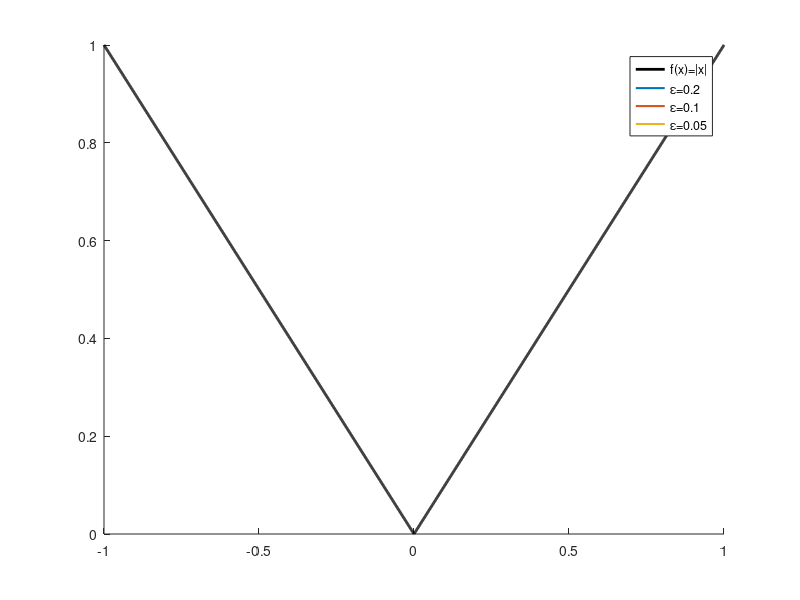

Source code (MATLAB):
%% MATLAB 1
clc; clear;

f = @(x,y) x.^2 - y.^2;

a = [0,0];
r = 1;

theta = linspace(0,2*pi,100000);
x = a(1) + r*cos(theta);
y = a(2) + r*sin(theta);

u_boundary = f(x,y);
mean_boundary = trapz(theta, u_boundary) / (2*pi);

u_center = f(a(1), a(2));

disp(mean_boundary)
disp(u_center)

%% MATLAB 2
clc; clear;

f = @(x) abs(x);

x = linspace(-1,1,2000);
eps_vals = [0.2 0.1 0.05];

figure
hold on

plot(x, f(x), 'k', 'LineWidth', 2)

for e = eps_vals
    eta = @(t) (1/e) * exp(-1./(1 - (t/e).^2)) .* (abs(t) < e);
    
    fe = zeros(size(x));
    for i = 1:length(x)
        y = linspace(-1,1,2000);
        fe(i) = trapz(y, f(y) .* eta(x(i) - y));
    end
    
    plot(x, fe, 'LineWidth', 1.5)
end

legend('f(x)=|x|', '\epsilon=0.2', '\epsilon=0.1', '\epsilon=0.05')
hold off
